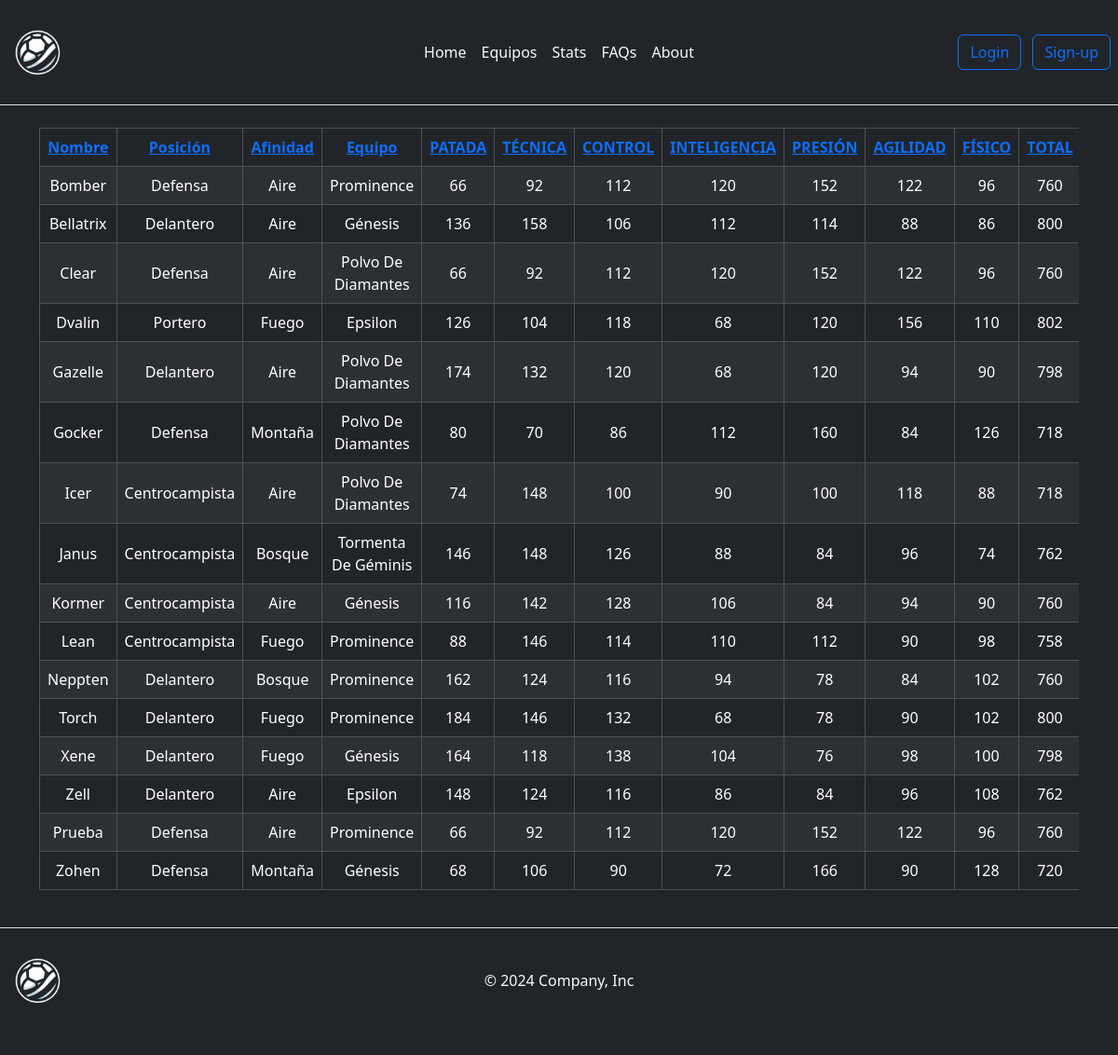
The page /paginas/Stats.php on the database its author committed.
### tables this page shows
create table jugadores(
	id int primary key auto_increment not null,
    Nombre varchar(35) not null,
    Posición enum("Delantero","Centrocampista","Defensa","Portero") not null,
    Afinidad enum("Aire","Fuego","Bosque","Montaña") not null,
    Equipo varchar(25) not null,
    PATADA	tinyint unsigned not null,
    TÉCNICA	tinyint unsigned not null,
    CONTROL	tinyint unsigned not null, 
    INTELIGENCIA tinyint unsigned not null, 
    PRESIÓN	tinyint unsigned not null, 
    AGILIDAD tinyint unsigned not null, 	
    FÍSICO tinyint unsigned not null,
    TOTAL int unsigned,
    Descripcion text
);

### paginas/Stats.php (the view, shortened to what this page needs)
<?php include("../include/index.inc.php") ?>
<?php headHTML(); ?>
<body class="bg-dark">
    <?php headerHTML();
    $mysql = connectDB();
    if (!isset($_GET["orderby"])) {
        $consulta = "SELECT * FROM jugadores";
        $tabla_equipos = $mysql->query($consulta);
    }
    ?>
    <main>
        <div class="container d-flex justify-content-center">
            <div class="table-responsive">
                <table class="table table-dark table-striped table-bordered text-center align-middle">
                    <thead>
                        <tr>
                            <th scope="col"><a href="Stats.php?orderby=nombre">Nombre</a></th>
                            <th scope="col"><a href="Stats.php?orderby=posicion">Posición</a></th>
                            <th scope="col"><a href="Stats.php?orderby=afinidad">Afinidad</a></th>
                            <th scope="col"><a href="Stats.php?orderby=equipo">Equipo</a></th>
                            <th scope="col"><a href="Stats.php?orderby=patada">PATADA</a></th>
                            <th scope="col"><a href="Stats.php?orderby=tecnica">TÉCNICA</a></th>
                            <th scope="col"><a href="Stats.php?orderby=control">CONTROL</a></th>
                            <th scope="col"><a href="Stats.php?orderby=inteligencia">INTELIGENCIA</a></th>
                            <th scope="col"><a href="Stats.php?orderby=presion">PRESIÓN</a></th>
                            <th scope="col"><a href="Stats.php?orderby=agilidad">AGILIDAD</a></th>
                            <th scope="col"><a href="Stats.php?orderby=fisico">FÍSICO</a></th>
                            <th scope="col"><a href="Stats.php?orderby=total">TOTAL</a></th>
                        </tr>
                    </thead>
                    <tbody>
                        <?php
                        while ($registro = $tabla_equipos->fetch_assoc()) {
                            echo "<tr>";
                            echo "<td>" . $registro["Nombre"] . "</td>";
                            echo "<td>" . $registro["Posición"] . "</td>";
                            echo "<td>" . $registro["Afinidad"] . "</td>";
                            echo "<td>" . $registro["Equipo"] . "</td>";
                            echo "<td>" . $registro["PATADA"] . "</td>";
                            echo "<td>" . $registro["TÉCNICA"] . "</td>";
                            echo "<td>" . $registro["CONTROL"] . "</td>";
                            echo "<td>" . $registro["INTELIGENCIA"] . "</td>";
                            echo "<td>" . $registro["PRESIÓN"] . "</td>";
                            echo "<td>" . $registro["AGILIDAD"] . "</td>";
                            echo "<td>" . $registro["FÍSICO"] . "</td>";
                            echo "<td>" . $registro["TOTAL"] . "</td>";
                            echo "</tr>";
                        }
                        ?>
                    </tbody>
                </table>
            </div>
        </div>
    </main>
    <?php footerHTML(); ?>
</body>
</html>

### include/index.inc.php (shortened to what this page needs)
<?php function headHTML()
{ ?>
  <!DOCTYPE html>
  <html lang="en">
  <head>
    <link href="https://cdn.jsdelivr.net/npm/bootstrap@5.3.2/dist/css/bootstrap.min.css" rel="stylesheet">
    <link rel="stylesheet" href="CSS/style.css">
  </head>
<?php } ?>
<?php function headerHTML()
{ ?>
  <header class="d-flex flex-wrap align-items-center justify-content-center justify-content-md-between py-3 mb-4 border-bottom">
    <a href="#" class="d-flex align-items-center col-md-3 mb-2 mb-md-0">
      <img src="../Imagenes/logo.png" alt="Logo" width="80" height="80">
    </a>
    <ul class="nav col-12 col-md-auto mb-2 justify-content-center mb-md-0">
      <li><a href="../index.php" class="nav-link px-2 link-light">Home</a></li>
      <li><a href="equipos.php" class="nav-link px-2 link-light">Equipos</a></li>
      <li><a href="Stats.php" class="nav-link px-2 link-light">Stats</a></li>
      <li><a href="#" class="nav-link px-2 link-light">FAQs</a></li>
      <li><a href="#" class="nav-link px-2 link-light">About</a></li>
    </ul>
    <div class="col-md-3 text-end">
      <a href="adminedit.php" class="btn btn-outline-primary me-2">Login</a>
      <a href="../paginas/signup.php" class="btn btn-outline-primary me-2">Sign-up</a>
    </div>
  </header>
<?php } ?>
<?php function footerHTML()
{ ?>
  <footer class="d-flex flex-wrap justify-content-between align-items-center py-3 my-4 border-top">
    <div class="col-md-4 d-flex align-items-center">
      <a href="/" class="d-flex align-items-center col-md-3 mb-2 mb-md-0">
        <img src="/Imagenes/logo.png" alt="Logo" width="80" height="80">
      </a>
    </div>
    <div class="text-center">
      <span class="mb-3 mb-md-0 text-light">© 2024 Company, Inc</span>
    </div>
    <ul class="nav col-md-4 justify-content-end list-unstyled d-flex">
      <li class="ms-3"><a class="text-body-secondary" href="#"><svg class="bi" width="24" height="24">
            <use xlink:href="#twitter"></use>
          </svg></a></li>
      <li class="ms-3"><a class="text-body-secondary" href="#"><svg class="bi" width="24" height="24">
            <use xlink:href="#instagram"></use>
          </svg></a></li>
      <li class="ms-3"><a class="text-body-secondary" href="#" action="tabla.php"><svg class="bi" width="24" height="24">
            <use xlink:href="#facebook"></use>
          </svg></a></li>
    </ul>
  </footer>
<?php } ?>

### rows shown on the page
jugadores: Nombre "Bomber", Posición "Defensa", Afinidad "Aire", Equipo "Prominence", PATADA "66", TÉCNICA "92", CONTROL "112", INTELIGENCIA "120", PRESIÓN "152", AGILIDAD "122", FÍSICO "96", TOTAL "760"
jugadores: Nombre "Bellatrix", Posición "Delantero", Afinidad "Aire", Equipo "Génesis", PATADA "136", TÉCNICA "158", CONTROL "106", INTELIGENCIA "112", PRESIÓN "114", AGILIDAD "88", FÍSICO "86", TOTAL "800"
jugadores: Nombre "Clear", Posición "Defensa", Afinidad "Aire", Equipo "Polvo De Diamantes", PATADA "66", TÉCNICA "92", CONTROL "112", INTELIGENCIA "120", PRESIÓN "152", AGILIDAD "122", FÍSICO "96", TOTAL "760"
jugadores: Nombre "Dvalin", Posición "Portero", Afinidad "Fuego", Equipo "Epsilon", PATADA "126", TÉCNICA "104", CONTROL "118", INTELIGENCIA "68", PRESIÓN "120", AGILIDAD "156", FÍSICO "110", TOTAL "802"
jugadores: Nombre "Gazelle", Posición "Delantero", Afinidad "Aire", Equipo "Polvo De Diamantes", PATADA "174", TÉCNICA "132", CONTROL "120", INTELIGENCIA "68", PRESIÓN "120", AGILIDAD "94", FÍSICO "90", TOTAL "798"
jugadores: Nombre "Gocker", Posición "Defensa", Afinidad "Montaña", Equipo "Polvo De Diamantes", PATADA "80", TÉCNICA "70", CONTROL "86", INTELIGENCIA "112", PRESIÓN "160", AGILIDAD "84", FÍSICO "126", TOTAL "718"
jugadores: Nombre "Icer", Posición "Centrocampista", Afinidad "Aire", Equipo "Polvo De Diamantes", PATADA "74", TÉCNICA "148", CONTROL "100", INTELIGENCIA "90", PRESIÓN "100", AGILIDAD "118", FÍSICO "88", TOTAL "718"
jugadores: Nombre "Janus", Posición "Centrocampista", Afinidad "Bosque", Equipo "Tormenta De Géminis", PATADA "146", TÉCNICA "148", CONTROL "126", INTELIGENCIA "88", PRESIÓN "84", AGILIDAD "96", FÍSICO "74", TOTAL "762"
jugadores: Nombre "Kormer", Posición "Centrocampista", Afinidad "Aire", Equipo "Génesis", PATADA "116", TÉCNICA "142", CONTROL "128", INTELIGENCIA "106", PRESIÓN "84", AGILIDAD "94", FÍSICO "90", TOTAL "760"
jugadores: Nombre "Lean", Posición "Centrocampista", Afinidad "Fuego", Equipo "Prominence", PATADA "88", TÉCNICA "146", CONTROL "114", INTELIGENCIA "110", PRESIÓN "112", AGILIDAD "90", FÍSICO "98", TOTAL "758"
jugadores: Nombre "Neppten", Posición "Delantero", Afinidad "Bosque", Equipo "Prominence", PATADA "162", TÉCNICA "124", CONTROL "116", INTELIGENCIA "94", PRESIÓN "78", AGILIDAD "84", FÍSICO "102", TOTAL "760"
jugadores: Nombre "Torch", Posición "Delantero", Afinidad "Fuego", Equipo "Prominence", PATADA "184", TÉCNICA "146", CONTROL "132", INTELIGENCIA "68", PRESIÓN "78", AGILIDAD "90", FÍSICO "102", TOTAL "800"
jugadores: Nombre "Xene", Posición "Delantero", Afinidad "Fuego", Equipo "Génesis", PATADA "164", TÉCNICA "118", CONTROL "138", INTELIGENCIA "104", PRESIÓN "76", AGILIDAD "98", FÍSICO "100", TOTAL "798"
jugadores: Nombre "Zell", Posición "Delantero", Afinidad "Aire", Equipo "Epsilon", PATADA "148", TÉCNICA "124", CONTROL "116", INTELIGENCIA "86", PRESIÓN "84", AGILIDAD "96", FÍSICO "108", TOTAL "762"
jugadores: Nombre "Prueba", Posición "Defensa", Afinidad "Aire", Equipo "Prominence", PATADA "66", TÉCNICA "92", CONTROL "112", INTELIGENCIA "120", PRESIÓN "152", AGILIDAD "122", FÍSICO "96", TOTAL "760"
jugadores: Nombre "Zohen", Posición "Defensa", Afinidad "Montaña", Equipo "Génesis", PATADA "68", TÉCNICA "106", CONTROL "90", INTELIGENCIA "72", PRESIÓN "166", AGILIDAD "90", FÍSICO "128", TOTAL "720"
